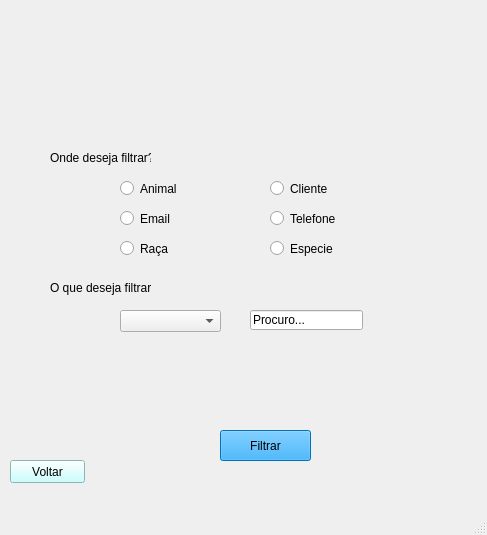
<?xml version="1.0" encoding="UTF-8"?>
<ui version="4.0">
 <class>MainWindow</class>
 <widget class="QMainWindow" name="MainWindow">
  <property name="geometry">
   <rect>
    <x>0</x>
    <y>0</y>
    <width>487</width>
    <height>535</height>
   </rect>
  </property>
  <property name="windowTitle">
   <string>MainWindow</string>
  </property>
  <widget class="QWidget" name="centralwidget">
   <widget class="QLabel" name="label">
    <property name="geometry">
     <rect>
      <x>-20</x>
      <y>-20</y>
      <width>521</width>
      <height>531</height>
     </rect>
    </property>
    <property name="text">
     <string/>
    </property>
    <property name="pixmap">
     <pixmap>../../../../Downloads/Seja bem-vindo (4).png</pixmap>
    </property>
   </widget>
   <widget class="QPushButton" name="btn_filtrar">
    <property name="geometry">
     <rect>
      <x>220</x>
      <y>430</y>
      <width>91</width>
      <height>31</height>
     </rect>
    </property>
    <property name="styleSheet">
     <string notr="true">background-color: rgb(2, 158, 255);</string>
    </property>
    <property name="text">
     <string>Filtrar</string>
    </property>
   </widget>
   <widget class="QLineEdit" name="txt_filtrar">
    <property name="geometry">
     <rect>
      <x>250</x>
      <y>310</y>
      <width>113</width>
      <height>20</height>
     </rect>
    </property>
    <property name="text">
     <string>Procuro...</string>
    </property>
   </widget>
   <widget class="QPushButton" name="btn_voltar">
    <property name="geometry">
     <rect>
      <x>10</x>
      <y>460</y>
      <width>75</width>
      <height>23</height>
     </rect>
    </property>
    <property name="styleSheet">
     <string notr="true">background-color: rgb(190, 255, 255);</string>
    </property>
    <property name="text">
     <string>Voltar</string>
    </property>
   </widget>
   <widget class="QLabel" name="label_2">
    <property name="geometry">
     <rect>
      <x>-4</x>
      <y>-10</y>
      <width>491</width>
      <height>501</height>
     </rect>
    </property>
    <property name="text">
     <string/>
    </property>
    <property name="pixmap">
     <pixmap>../Telas_icones/tela filtrar.png</pixmap>
    </property>
   </widget>
   <widget class="QLabel" name="label_3">
    <property name="geometry">
     <rect>
      <x>0</x>
      <y>-10</y>
      <width>491</width>
      <height>521</height>
     </rect>
    </property>
    <property name="text">
     <string/>
    </property>
    <property name="pixmap">
     <pixmap>tela filtrar.png</pixmap>
    </property>
   </widget>
   <widget class="QRadioButton" name="radioButton_animal">
    <property name="geometry">
     <rect>
      <x>120</x>
      <y>180</y>
      <width>82</width>
      <height>17</height>
     </rect>
    </property>
    <property name="text">
     <string>Animal</string>
    </property>
   </widget>
   <widget class="QRadioButton" name="radioButton_cliente">
    <property name="geometry">
     <rect>
      <x>270</x>
      <y>180</y>
      <width>82</width>
      <height>17</height>
     </rect>
    </property>
    <property name="text">
     <string>Cliente</string>
    </property>
   </widget>
   <widget class="QRadioButton" name="radioButton_email">
    <property name="geometry">
     <rect>
      <x>120</x>
      <y>210</y>
      <width>82</width>
      <height>17</height>
     </rect>
    </property>
    <property name="text">
     <string>Email</string>
    </property>
   </widget>
   <widget class="QRadioButton" name="radioButton_telefone">
    <property name="geometry">
     <rect>
      <x>270</x>
      <y>210</y>
      <width>82</width>
      <height>17</height>
     </rect>
    </property>
    <property name="text">
     <string>Telefone</string>
    </property>
   </widget>
   <widget class="QRadioButton" name="radioButton_raca">
    <property name="geometry">
     <rect>
      <x>120</x>
      <y>240</y>
      <width>82</width>
      <height>17</height>
     </rect>
    </property>
    <property name="text">
     <string>Raça</string>
    </property>
   </widget>
   <widget class="QRadioButton" name="radioButton_especie">
    <property name="geometry">
     <rect>
      <x>270</x>
      <y>240</y>
      <width>82</width>
      <height>17</height>
     </rect>
    </property>
    <property name="text">
     <string>Especie</string>
    </property>
   </widget>
   <widget class="QLabel" name="label_onde_filtrar">
    <property name="geometry">
     <rect>
      <x>50</x>
      <y>150</y>
      <width>101</width>
      <height>16</height>
     </rect>
    </property>
    <property name="text">
     <string>Onde deseja filtrar?</string>
    </property>
   </widget>
   <widget class="QLabel" name="label_o_que_procurar">
    <property name="geometry">
     <rect>
      <x>50</x>
      <y>280</y>
      <width>101</width>
      <height>16</height>
     </rect>
    </property>
    <property name="text">
     <string>O que deseja filtrar?</string>
    </property>
   </widget>
   <widget class="QComboBox" name="comboBox_coluna">
    <property name="geometry">
     <rect>
      <x>120</x>
      <y>310</y>
      <width>101</width>
      <height>22</height>
     </rect>
    </property>
    <property name="editable">
     <bool>false</bool>
    </property>
   </widget>
   <zorder>label_3</zorder>
   <zorder>label_2</zorder>
   <zorder>label</zorder>
   <zorder>btn_filtrar</zorder>
   <zorder>txt_filtrar</zorder>
   <zorder>btn_voltar</zorder>
   <zorder>radioButton_animal</zorder>
   <zorder>radioButton_cliente</zorder>
   <zorder>radioButton_email</zorder>
   <zorder>radioButton_telefone</zorder>
   <zorder>radioButton_raca</zorder>
   <zorder>radioButton_especie</zorder>
   <zorder>label_onde_filtrar</zorder>
   <zorder>label_o_que_procurar</zorder>
   <zorder>comboBox_coluna</zorder>
  </widget>
  <widget class="QMenuBar" name="menubar">
   <property name="geometry">
    <rect>
     <x>0</x>
     <y>0</y>
     <width>487</width>
     <height>21</height>
    </rect>
   </property>
  </widget>
  <widget class="QStatusBar" name="statusbar"/>
 </widget>
 <resources/>
 <connections/>
</ui>
